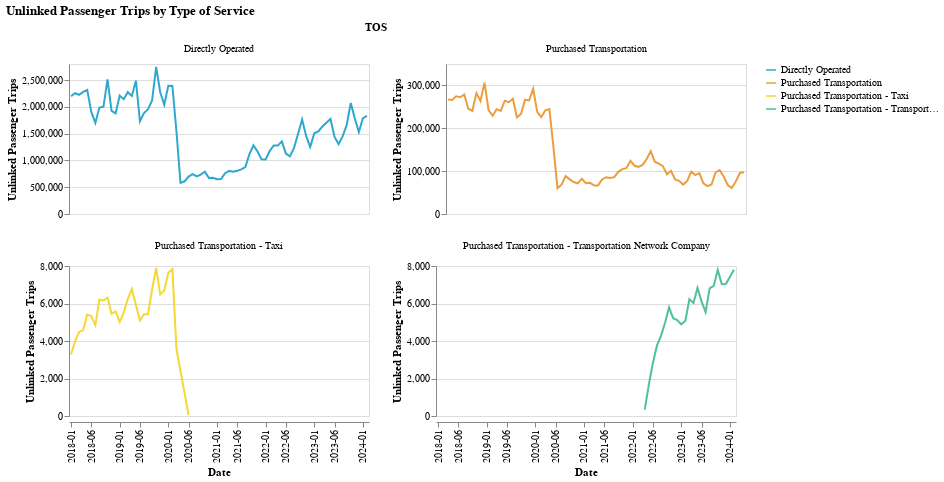

The cell this chart's notebook holds for it:
### Markdown cell above
### Type of Service

### Code cell
make_line_chart(by_tos_long, y_col = "upt", color_col = "TOS")

### Figure 1 — Vega-Lite specification as saved in the notebook (floating-point values rounded to 4 significant figures; data arrays with more than 128 entries replaced by an {"elided": "..."} marker saying what was removed)
{"config": {"view": {"continuousWidth": 300, "continuousHeight": 300}}, "data": {"name": "data-387efaab091baebb24ed2109c7669f9b"}, "facet": {"field": "TOS", "type": "nominal"}, "spec": {"mark": {"type": "line"}, "encoding": {"color": {"field": "TOS", "scale": {"range": ["#2EA8CE", "#EB9F3C", "#F4D837", "#51BF9D", "#8CBCCB", "#9487C0", "#136C97", "#E16B26", "#F6BF16", "#00896B", "#7790A3", "#5B559C"]}, "title": "", "type": "nominal"}, "tooltip": [{"field": "year_month", "type": "nominal"}, {"field": "upt", "type": "quantitative"}, {"field": "TOS", "type": "nominal"}, {"field": "RTPA", "type": "nominal"}], "x": {"axis": {"values": ["2018-01", "2018-06", "2019-01", "2019-06", "2020-01", "2020-06", "2021-01", "2021-06", "2022-01", "2022-06", "2023-01", "2023-06", "2024-01"]}, "field": "year_month", "title": "Date", "type": "ordinal"}, "y": {"field": "upt", "title": "Unlinked Passenger Trips", "type": "quantitative"}}, "height": 150, "name": "view_5", "width": 300}, "columns": 2, "params": [{"name": "param_5", "select": {"type": "interval", "encodings": ["x", "y"]}, "bind": "scales", "views": ["view_5"]}], "resolve": {"scale": {"y": "independent"}}, "title": "Unlinked Passenger Trips by Type of Service", "$schema": "https://vega.github.io/schema/vega-lite/v5.14.1.json", "datasets": {"data-387efaab091baebb24ed2109c7669f9b": {"elided": "199 records"}}}
